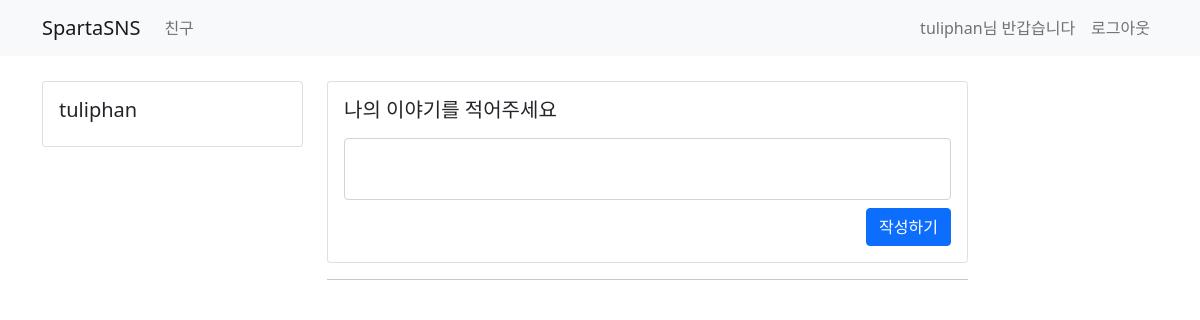
The page /tweet/ (signed in) on the database as committed earlier.
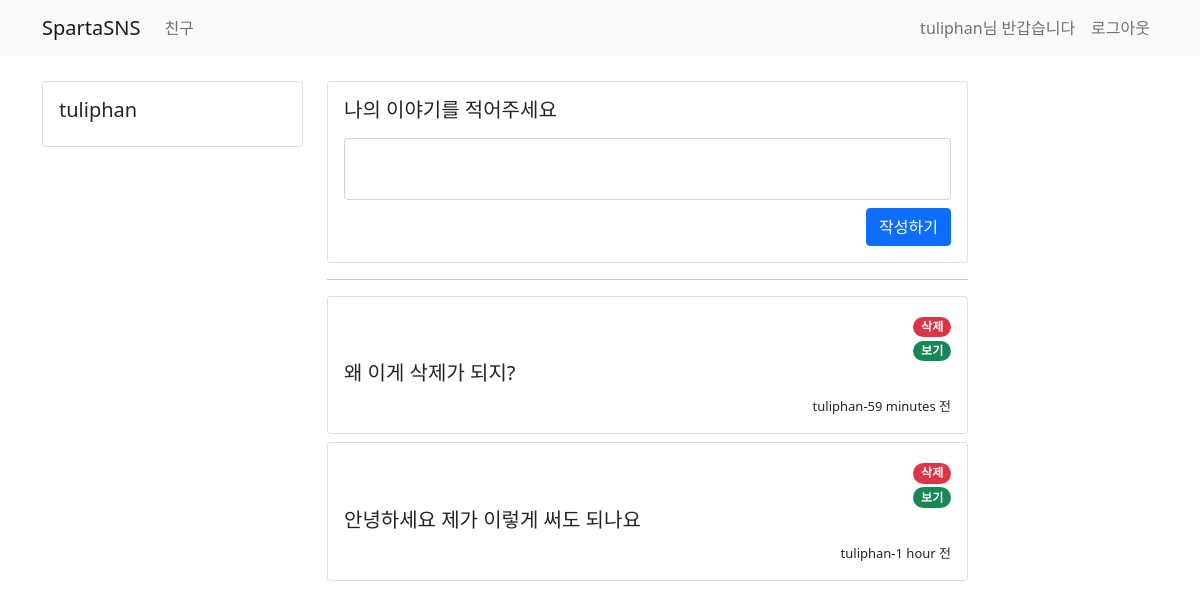
The same page on the database as committed later.
### user/models.py (models this page shows)
class UserModel(AbstractUser): #모델스.모델의 기능들을 함께 사용하겠다
    class Meta: #데이터베이스에 정보를 넣어주는 역할
        db_table = "my_user"#내 db테이블이 my_user였으면 좋겠다
    bio = models.CharField(max_length=256, default='')

### tweet/models.py (models this page shows)
class TweetModel(models.Model):
    class Meta:
        db_table = "tweet"
    author = models.ForeignKey(UserModel, on_delete=models.CASCADE) #foreign key= 다른 데이터베이스에서 정보를 가져오겠다
    content = models.CharField(max_length=256)
    created_at = models.DateTimeField(auto_now_add=True)
    updated_at = models.DateTimeField(auto_now=True)

### tweet/views.py (the view, shortened to what this page needs)
# urls.py: path('', include('tweet.urls')),
def tweet(request):
    if request.method =='GET':
        user = request.user.is_authenticated #로그인 인증한 유저를 찾음
        if user: #로그인한 사람이 있다면
            all_tweet = TweetModel.objects.all().order_by('-created_at') #-는 역순으로 정렬하겠다는 뜻
            return render(request, 'tweet/home.html', {'tweet': all_tweet})
        else:
            return redirect("/sign-in")

### templates/tweet/home.html (shortened to what this page needs)
{% extends 'base.html' %}
{% block content %}
    <div class="container timeline-container">
        <div class="row">
            <div class="col-md-3">
                <div class="card">
                    <div class="card-body">
                        <h5 class="card-title">{{ user.username }}</h5>
                    </div>
                </div>
            </div>
            <div class="col-md-7">
                <div class="row mb-2">
                    <div class="col-md-12">
                        <div class="card">
                            <div class="card-body">
                                <div class="media">
                                    <div class="media-body">
                                        <h5 class="mt-0">나의 이야기를 적어주세요</h5>
                                        <p>
                                        <form action="/tweet/" method="post">
                                            <div class="form-group mb-2">
                                                <textarea class="form-control" style="resize: none" name='my-content'
                                                          id="my-content"></textarea>
                                            </div>
                                            <button type="submit" class="btn btn-primary" style="float:right;">작성하기
                                            </button>
                                        </form>
                                        </p>
                                    </div>
                                </div>
                            </div>
                        </div>
                    </div>
                </div>
                <hr>
                <div class="row">
                    {% for tw in tweet %}
                        <div class="col-md-12 mb-2">
                            <div class="card">
                                <div class="card-body">
                                    {% if tw.author == user %}
                                        <div style="text-align: right">
                                            <a href="/tweet/delete/{{ tw.id }}">
                                                <span class="badge rounded-pill bg-danger">삭제</span>
                                            </a>
                                        </div>
                                    {% endif %}
                                    <div style="text-align: right">
                                        <a href="#">
                                            <span class="badge rounded-pill bg-success">보기</span>
                                        </a>
                                    </div>
                                    <div class="media">
                                        <div class="media-body">
                                            <h5 class="mt-0">{{ tw.content }}</h5>
                                        </div>
                                        <div style="text-align: right">
                                            <span style="font-size: small">{{ tw.author.username }}-{{ tw.created_at|timesince }} 전</span>
                                        </div>
                                    </div>
                                </div>
                            </div>
                        </div>
                    {% endfor %}
                </div>
            </div>
            <div class="col-md-2"></div>
        </div>
    </div>
{% endblock %}

### templates/base.html (shortened to what this page needs)
<!DOCTYPE html>
<html lang="en">
<head>
    <link href="https://cdn.jsdelivr.net/npm/bootstrap@5.0.0-beta3/dist/css/bootstrap.min.css" rel="stylesheet"
>
</head>
<body>
<nav class="navbar navbar-expand-lg navbar-light bg-light">
    <div class="container">
        <a class="navbar-brand" href="/">SpartaSNS</a>
        <div class="collapse navbar-collapse" id="navbarSupportedContent">
            <ul class="navbar-nav mr-auto">
                <li class="nav-item active">
                    <a class="nav-link" href="#"> 친구 </a>
                </li>
            </ul>
        </div>
        <form class="form-inline my-2 my-lg-0">
            {% if not user.is_authenticated %}
            <ul class="navbar-nav mr-auto">
                <li class="nav-item active">
                    <a class="nav-link" href="/sign-in"> Sign In <span class="sr-only"></span></a>
                </li>
                <li class="nav-item active">
                    <a class="nav-link" href="/sign-up"> Sign Up <span class="sr-only"></span></a>
                </li>
            </ul>
            {% else %}
                <ul class="navbar-nav mr-auto">
                    <li class="nav-item disabled">
                        <span class="nav-link">{{ user.username }}님 반갑습니다</span>
                    </li>
                    <li class="nav-item active">
                        <a class="nav-link" href="/logout"> 로그아웃</a>
                    </li>
                </ul>
            {% endif %}
        </form>
    </div>
</nav>
{% block content %}
{% endblock %}
</body>
</html>

### templates/base.html (style rules this page uses)
.timeline-container { margin-top : 25px }

Rows that differ between the two databases and show on the page:
added TweetModel: content "왜 이게 삭제가 되지?", author.username "tuliphan", created_at "59 minutes"
added TweetModel: content "안녕하세요 제가 이렇게 써도 되나요", author.username "tuliphan", created_at "1 hour"
